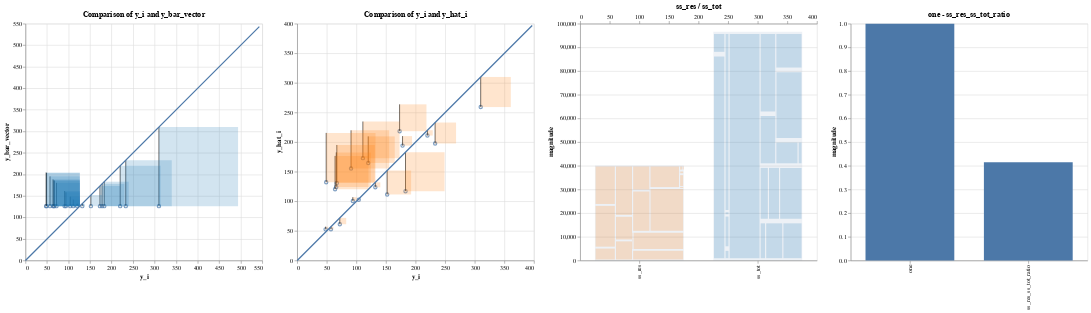

Write notebook code for a chart like this one.
### Markdown cell above
Now that the model is trained and the libraries are loaded, the data scientist calculates some metrics.  We write out these metrics explicitly as a computation tree.  In practice, it would be possible to write a function that takes Python's abstract syntax tree generated from the scoring functions written by the data scientist.  For this use case, we assume that the AST has already been parsed and written into the DSL that specmetric expects.

### Code cell
# r2
########### BEGIN COMPUTATION GRAPH ##########
## Everything below can be extracted from the abstract syntax tree
# Changes size of container
from IPython.display import display, HTML
display(HTML("<style>.container { width:100% !important; }</style>"))
display(HTML("<style>div.output_scroll { height: 44em; display: block;}</style>"))
# display(HTML("<style>.output { flex-direction: row; }</style>"))

y_i = diabetes_y_test
ids = np.arange(len(diabetes_y_test))
y_hat_i = diabetes_y_pred
X = diabetes_X_test
y_bar_scalar = np.mean(y_i)
y_bar_vector = np.full(y_i.shape, y_bar_scalar)
y_i_minus_y_hat_i = y_i - y_hat_i
y_i_minus_y_bar = y_i - y_bar_vector
y_i_minus_y_hat_i_squared = np.square(y_i_minus_y_hat_i)
y_i_minus_y_bar_squared = np.square(y_i_minus_y_bar)
ss_res = np.sum(y_i_minus_y_hat_i_squared)
ss_tot = np.sum(y_i_minus_y_bar_squared)
one = 1
ss_res_ss_tot_ratio = ss_res / ss_tot
r2 = one - ss_res_ss_tot_ratio
data_dict = {
    'ids': ids,
    'y_i': y_i,
    'y_hat_i': y_hat_i,
    'X': X,
    'y_bar_scalar': y_bar_scalar,
    'y_bar_vector': y_bar_vector,
    'y_i_minus_y_hat_i': y_i_minus_y_hat_i,
    'y_i_minus_y_bar': y_i_minus_y_bar,
    'y_i_minus_y_hat_i_squared': y_i_minus_y_hat_i_squared,
    'y_i_minus_y_bar_squared': y_i_minus_y_bar_squared,
    'ss_res': ss_res,
    'ss_tot': ss_tot,
    'one': one,
    'ss_res_ss_tot_ratio': ss_res_ss_tot_ratio,
    'r2': r2
}

input_vars = ['y_i', 'y_hat_i']
for col in df_X_test.columns:
    d = df_X_test[[col]]
    data_dict[col] = d
    input_vars.append(col)

minus_scalar = ComputationNode('minus_scalar', None, 'scalar_diff', input_data=['one', 'ss_res_ss_tot_ratio'], output_data='r2')
one = ComputationNode('one', minus_scalar, 'scalar', input_data=[], output_data='one')
ratio = ComputationNode('ratio', minus_scalar, 'scalar_ratio', input_data=['ss_res', 'ss_tot'], output_data='ss_res_ss_tot_ratio')
vector_sum_ss_res = ComputationNode('ss_res', ratio, 'vector_sum',input_data=['y_i_minus_y_hat_i_squared'], output_data='ss_res')
vector_sum_ss_tot = ComputationNode('ss_tot', ratio, 'vector_sum', input_data=['y_i_minus_y_bar_squared'], output_data='ss_tot')
square_residuals = ComputationNode('square_residuals', vector_sum_ss_res, 'vector_square', input_data=['y_i_minus_y_hat_i'], output_data='y_i_minus_y_hat_i_squared')
square_variances = ComputationNode('square_variances', vector_sum_ss_tot, 'vector_square', input_data=['y_i_minus_y_bar'], output_data='y_i_minus_y_bar_squared')
vector_difference_residuals = ComputationNode('vector_difference_residuals', square_residuals, 'vector_diff', input_data=['y_i', 'y_hat_i'], output_data='y_i_minus_y_hat_i')
vector_difference_variances = ComputationNode('vector_difference_variances', square_variances, 'vector_diff', input_data=['y_i', 'y_bar_vector'], output_data='y_i_minus_y_bar')
y_i_var_node = ComputationNode('literal_yi_var', vector_difference_variances, 'vector', output_data='y_i')
broadcast = ComputationNode('broadcast_mean', vector_difference_variances, 'broadcast', input_data=['y_bar_scalar', 'y_i'], output_data='y_bar_vector')
mean_y = ComputationNode('mean_y', broadcast, 'mean', input_data=['y_i'], output_data='y_bar_scalar')
y_i_mean_node = ComputationNode('literal_yi_mean', mean_y, 'vector', output_data='y_i')
y_i_res_node = ComputationNode('literal_yi_res', vector_difference_residuals, 'vector', output_data='y_i')
y_hat_node = ComputationNode('literal_yhat', vector_difference_residuals, 'vector', output_data='y_hat_i')

parser = ComputationTreeParser(minus_scalar)
parser.parse_computation_tree()
vis_containers = parser.visualization_containers
########### END COMPUTATION GRAPH ##########

r = AltairRenderer(vis_containers, data_dict, input_vars=input_vars)
charts = r.convert_to_charts()

charts.display()

### Figure 1 — Vega-Lite specification as saved in the notebook (floating-point values rounded to 4 significant figures)
{"config": {"view": {"continuousWidth": 400, "continuousHeight": 300}}, "hconcat": [{"layer": [{"mark": "point", "encoding": {"x": {"axis": {"title": "y_i"}, "field": "x", "scale": {"domain": [0, 543.2]}, "type": "quantitative"}, "y": {"axis": {"title": "y_bar_vector"}, "field": "y", "scale": {"domain": [0, 543.2]}, "type": "quantitative"}}, "height": 400.0, "title": "Comparison of y_i and y_bar_vector", "width": 400.0}, {"mark": "line", "encoding": {"x": {"axis": {"title": "y_i"}, "field": "x", "scale": {"domain": [0, 543.2]}, "type": "quantitative"}, "x2": {"field": "x"}, "y": {"axis": {"title": "y_bar_vector"}, "field": "y", "scale": {"domain": [0, 543.2]}, "type": "quantitative"}, "y2": {"field": "liney2"}}, "height": 400.0, "title": "Magnitudes of y_i_minus_y_bar", "width": 400.0}, {"mark": {"type": "rect", "opacity": 0.2}, "encoding": {"color": {"condition": {"value": "yellow", "selection": "selector001"}, "field": "color", "legend": null, "scale": {"scheme": "category10"}, "type": "nominal"}, "tooltip": [{"field": "age", "type": "quantitative"}, {"field": "bmi", "type": "quantitative"}, {"field": "bp", "type": "quantitative"}, {"field": "glu", "type": "quantitative"}, {"field": "hdl", "type": "quantitative"}, {"field": "id", "type": "quantitative"}, {"field": "ldl", "type": "quantitative"}, {"field": "ltg", "type": "quantitative"}, {"field": "sex", "type": "quantitative"}, {"field": "tc", "type": "quantitative"}, {"field": "tch", "type": "quantitative"}, {"field": "y_hat_i", "type": "quantitative"}, {"field": "y_i", "type": "quantitative"}], "x": {"axis": {"title": "y_i"}, "field": "x", "scale": {"domain": [0, 543.2]}, "type": "quantitative"}, "x2": {"field": "squarex2"}, "y": {"axis": {"title": "y_bar_vector"}, "field": "y", "scale": {"domain": [0, 543.2]}, "type": "quantitative"}, "y2": {"field": "squarey2"}}, "height": 400.0, "selection": {"selector001": {"type": "single", "fields": ["id"], "on": "mouseover", "empty": "none"}}, "title": "Magnitudes of y_i_minus_y_bar_squared", "width": 400.0}, {"data": {"name": "data-15c23951f16b3a566089d867aff67034"}, "mark": "line", "encoding": {"x": {"field": "x", "type": "quantitative"}, "y": {"field": "y", "type": "quantitative"}}}], "data": {"name": "data-c15d43b74a029eeff063932ed724afb4"}}, {"layer": [{"mark": "point", "encoding": {"x": {"axis": {"title": "y_i"}, "field": "x", "scale": {"domain": [0, 397.0]}, "type": "quantitative"}, "y": {"axis": {"title": "y_hat_i"}, "field": "y", "scale": {"domain": [0, 397.0]}, "type": "quantitative"}}, "height": 400.0, "title": "Comparison of y_i and y_hat_i", "width": 400.0}, {"mark": "line", "encoding": {"x": {"axis": {"title": "y_i"}, "field": "x", "scale": {"domain": [0, 397.0]}, "type": "quantitative"}, "x2": {"field": "x"}, "y": {"axis": {"title": "y_hat_i"}, "field": "y", "scale": {"domain": [0, 397.0]}, "type": "quantitative"}, "y2": {"field": "liney2"}}, "height": 400.0, "title": "Magnitudes of y_i_minus_y_hat_i", "width": 400.0}, {"mark": {"type": "rect", "opacity": 0.2}, "encoding": {"color": {"condition": {"value": "yellow", "selection": "selector001"}, "field": "color", "legend": null, "scale": {"scheme": "category10"}, "type": "nominal"}, "tooltip": [{"field": "age", "type": "quantitative"}, {"field": "bmi", "type": "quantitative"}, {"field": "bp", "type": "quantitative"}, {"field": "glu", "type": "quantitative"}, {"field": "hdl", "type": "quantitative"}, {"field": "id", "type": "quantitative"}, {"field": "ldl", "type": "quantitative"}, {"field": "ltg", "type": "quantitative"}, {"field": "sex", "type": "quantitative"}, {"field": "tc", "type": "quantitative"}, {"field": "tch", "type": "quantitative"}, {"field": "y_hat_i", "type": "quantitative"}, {"field": "y_i", "type": "quantitative"}], "x": {"axis": {"title": "y_i"}, "field": "x", "scale": {"domain": [0, 397.0]}, "type": "quantitative"}, "x2": {"field": "squarex2"}, "y": {"axis": {"title": "y_hat_i"}, "field": "y", "scale": {"domain": [0, 397.0]}, "type": "quantitative"}, "y2": {"field": "squarey2"}}, "height": 400.0, "selection": {"selector001": {"type": "single", "fields": ["id"], "on": "mouseover", "empty": "none"}}, "title": "Magnitudes of y_i_minus_y_hat_i_squared", "width": 400.0}, {"data": {"name": "data-e0a81cc6e9a9e11fc25e1a30be8251a5"}, "mark": "line", "encoding": {"x": {"field": "x", "type": "quantitative"}, "y": {"field": "y", "type": "quantitative"}}}], "data": {"name": "data-a967c8566b995fd699e649e29c191db6"}}, {"layer": [{"data": {"name": "data-b9d7f3e64fe074de11db329c5602a028"}, "mark": {"type": "bar", "opacity": 0.1, "size": 150}, "encoding": {"x": {"axis": {"title": ""}, "field": "scalar_names", "type": "nominal"}, "y": {"axis": {"title": "magnitude"}, "field": "scalar_values", "type": "quantitative"}}, "height": 400.0, "title": "ss_res / ss_tot", "width": 400.0}, {"data": {"name": "data-5f5f0f9e76787707779c88d0016b4662"}, "mark": {"type": "rect", "opacity": 0.2}, "encoding": {"color": {"condition": {"value": "yellow", "selection": "selector001"}, "field": "color", "legend": null, "scale": {"scheme": "category10"}, "type": "nominal"}, "tooltip": [{"field": "age", "type": "quantitative"}, {"field": "bmi", "type": "quantitative"}, {"field": "bp", "type": "quantitative"}, {"field": "glu", "type": "quantitative"}, {"field": "hdl", "type": "quantitative"}, {"field": "id", "type": "quantitative"}, {"field": "ldl", "type": "quantitative"}, {"field": "ltg", "type": "quantitative"}, {"field": "part of", "type": "nominal"}, {"field": "sex", "type": "quantitative"}, {"field": "tc", "type": "quantitative"}, {"field": "tch", "type": "quantitative"}, {"field": "y_hat_i", "type": "quantitative"}, {"field": "y_i", "type": "quantitative"}], "x": {"axis": {"title": ""}, "field": "__x__", "scale": {"domain": [0, 400.0]}, "type": "quantitative"}, "x2": {"field": "__x2__"}, "y": {"axis": {"title": "magnitude"}, "field": "__y__", "type": "quantitative"}, "y2": {"field": "__y2__"}}, "height": 400.0, "selection": {"selector001": {"type": "single", "fields": ["id"], "on": "mouseover", "empty": "none"}}, "title": "Comparison of sum of y_i_minus_y_hat_i_squared and y_i_minus_y_bar_squared", "width": 400.0}]}, {"data": {"name": "data-c4a6182402d9f0a218a68bc558ceea3b"}, "mark": {"type": "bar", "opacity": 1.0, "size": 150}, "encoding": {"x": {"axis": {"title": ""}, "field": "scalar_names", "type": "nominal"}, "y": {"axis": {"title": "magnitude"}, "field": "scalar_values", "type": "quantitative"}}, "height": 400.0, "title": "one - ss_res_ss_tot_ratio", "width": 400.0}], "$schema": "https://vega.github.io/schema/vega-lite/v4.17.0.json", "datasets": {"data-c15d43b74a029eeff063932ed724afb4": [{"linediff": 106.8, "x": 233.0, "y": 126.2, "squarediff": 106.8, "color": "y_i_minus_y_bar_squared", "id": 0, "y_i": 233.0, "y_hat_i": 197.6, "age": -0.07817, "sex": 0.05068, "bmi": 0.07786, "bp": 0.05286, "tc": 0.07824, "ldl": 0.06445, "hdl": 0.02655, "tch": -0.002592, "ltg": 0.04067, "glu": -0.009362, "liney2": 233.0, "squarex2": 339.8, "squarey2": 233.0}, {"linediff": -35.2, "x": 91.0, "y": 126.2, "squarediff": 35.2, "color": "y_i_minus_y_bar_squared", "id": 1, "y_i": 91.0, "y_hat_i": 155.4, "age": 0.009016, "sex": 0.05068, "bmi": -0.03962, "bp": 0.02876, "tc": 0.03833, "ldl": 0.07353, "hdl": -0.07285, "tch": 0.1081, "ltg": 0.01557, "glu": -0.04664, "liney2": 161.4, "squarex2": 126.2, "squarey2": 161.4}, {"linediff": -15.2, "x": 111.0, "y": 126.2, "squarediff": 15.2, "color": "y_i_minus_y_bar_squared", "id": 2, "y_i": 111.0, "y_hat_i": 172.9, "age": 0.001751, "sex": 0.05068, "bmi": 0.01104, "bp": -0.01944, "tc": -0.0167, "ldl": -0.003819, "hdl": -0.04708, "tch": 0.03431, "ltg": 0.02406, "glu": 0.02377, "liney2": 141.4, "squarex2": 126.2, "squarey2": 141.4}, {"linediff": 25.8, "x": 152.0, "y": 126.2, "squarediff": 25.8, "color": "y_i_minus_y_bar_squared", "id": 3, "y_i": 152.0, "y_hat_i": 111.5, "age": -0.07817, "sex": -0.04464, "bmi": -0.0407, "bp": -0.08141, "tc": -0.1006, "ldl": -0.1128, "hdl": 0.02287, "tch": -0.07639, "ltg": -0.02029, "glu": -0.05078, "liney2": 152.0, "squarex2": 177.8, "squarey2": 152.0}, {"linediff": -6.2, "x": 120.0, "y": 126.2, "squarediff": 6.2, "color": "y_i_minus_y_bar_squared", "id": 4, "y_i": 120.0, "y_hat_i": 164.8, "age": 0.03081, "sex": 0.05068, "bmi": -0.03423, "bp": 0.04367, "tc": 0.0576, "ldl": 0.06883, "hdl": -0.03236, "tch": 0.05756, "ltg": 0.03546, "glu": 0.08591, "liney2": 132.4, "squarex2": 126.2, "squarey2": 132.4}, {"linediff": -59.2, "x": 67.0, "y": 126.2, "squarediff": 59.2, "color": "y_i_minus_y_bar_squared", "id": 5, "y_i": 67.0, "y_hat_i": 131.1, "age": -0.03457, "sex": 0.05068, "bmi": 0.00565, "bp": -0.00567, "tc": -0.07312, "ldl": -0.06269, "hdl": -0.006584, "tch": -0.03949, "ltg": -0.04542, "glu": 0.03206, "liney2": 185.4, "squarex2": 126.2, "squarey2": 185.4}, {"linediff": 183.8, "x": 310.0, "y": 126.2, "squarediff": 183.8, "color": "y_i_minus_y_bar_squared", "id": 6, "y_i": 310.0, "y_hat_i": 259.1, "age": 0.04897, "sex": 0.05068, "bmi": 0.08864, "bp": 0.08729, "tc": 0.03558, "ldl": 0.02155, "hdl": -0.02499, "tch": 0.03431, "ltg": 0.06605, "glu": 0.1315, "liney2": 310.0, "squarex2": 493.8, "squarey2": 310.0}, {"linediff": -32.2, "x": 94.0, "y": 126.2, "squarediff": 32.2, "color": "y_i_minus_y_bar_squared", "id": 7, "y_i": 94.0, "y_hat_i": 100.5, "age": -0.04184, "sex": -0.04464, "bmi": -0.03315, "bp": -0.02288, "tc": 0.04659, "ldl": 0.04159, "hdl": 0.056, "tch": -0.02473, "ltg": -0.02595, "glu": -0.03836, "liney2": 158.4, "squarex2": 126.2, "squarey2": 158.4}, {"linediff": 56.8, "x": 183.0, "y": 126.2, "squarediff": 56.8, "color": "y_i_minus_y_bar_squared", "id": 8, "y_i": 183.0, "y_hat_i": 117.1, "age": -0.009147, "sex": -0.04464, "bmi": -0.05686, "bp": -0.05043, "tc": 0.02182, "ldl": 0.04535, "hdl": -0.02867, "tch": 0.03431, "ltg": -0.009919, "glu": -0.01765, "liney2": 183.0, "squarex2": 239.8, "squarey2": 183.0}, {"linediff": -60.2, "x": 66.0, "y": 126.2, "squarediff": 60.2, "color": "y_i_minus_y_bar_squared", "id": 9, "y_i": 66.0, "y_hat_i": 124.3, "age": 0.07077, "sex": 0.05068, "bmi": -0.031, "bp": 0.02187, "tc": -0.03734, "ldl": -0.04703, "hdl": 0.03391, "tch": -0.03949, "ltg": -0.01496, "glu": -0.001078, "liney2": 186.4, "squarex2": 126.2, "squarey2": 186.4}, {"linediff": 46.8, "x": 173.0, "y": 126.2, "squarediff": 46.8, "color": "y_i_minus_y_bar_squared", "id": 10, "y_i": 173.0, "y_hat_i": 218.4, "age": 0.009016, "sex": -0.04464, "bmi": 0.05523, "bp": -0.00567, "tc": 0.0576, "ldl": 0.04472, "hdl": -0.002903, "tch": 0.02324, "ltg": 0.05569, "glu": 0.1066, "liney2": 173.0, "squarex2": 219.8, "squarey2": 173.0}, {"linediff": -54.2, "x": 72.0, "y": 126.2, "squarediff": 54.2, "color": "y_i_minus_y_bar_squared", "id": 11, "y_i": 72.0, "y_hat_i": 61.2, "age": -0.02731, "sex": -0.04464, "bmi": -0.0601, "bp": -0.02977, "tc": 0.04659, "ldl": 0.01998, "hdl": 0.1223, "tch": -0.03949, "ltg": -0.0514, "glu": -0.009362, "liney2": 180.4, "squarex2": 126.2, "squarey2": 180.4}, {"linediff": -77.2, "x": 49.0, "y": 126.2, "squarediff": 77.2, "color": "y_i_minus_y_bar_squared", "id": 12, "y_i": 49.0, "y_hat_i": 132.2, "age": 0.01628, "sex": -0.04464, "bmi": 0.001339, "bp": 0.008101, "tc": 0.005311, "ldl": 0.0109, "hdl": 0.03023, "tch": -0.03949, "ltg": -0.04542, "glu": 0.03206, "liney2": 203.4, "squarex2": 126.2, "squarey2": 203.4}, {"linediff": -62.2, "x": 64.0, "y": 126.2, "squarediff": 62.2, "color": "y_i_minus_y_bar_squared", "id": 13, "y_i": 64.0, "y_hat_i": 120.3, "age": -0.01278, "sex": -0.04464, "bmi": -0.02345, "bp": -0.0401, "tc": -0.0167, "ldl": 0.004636, "hdl": -0.01763, "tch": -0.002592, "ltg": -0.03846, "glu": -0.03836, "liney2": 188.4, "squarex2": 126.2, "squarey2": 188.4}, {"linediff": -78.2, "x": 48.0, "y": 126.2, "squarediff": 78.2, "color": "y_i_minus_y_bar_squared", "id": 14, "y_i": 48.0, "y_hat_i": 52.55, "age": -0.05637, "sex": -0.04464, "bmi": -0.07411, "bp": -0.05043, "tc": -0.02496, "ldl": -0.04703, "hdl": 0.09282, "tch": -0.07639, "ltg": -0.06118, "glu": -0.04664, "liney2": 204.4, "squarex2": 126.2, "squarey2": 204.4}, {"linediff": 51.8, "x": 178.0, "y": 126.2, "squarediff": 51.8, "color": "y_i_minus_y_bar_squared", "id": 15, "y_i": 178.0, "y_hat_i": 194.0, "age": 0.04171, "sex": 0.05068, "bmi": 0.01966, "bp": 0.05974, "tc": -0.005697, "ldl": -0.002566, "hdl": -0.02867, "tch": -0.002592, "ltg": 0.03119, "glu": 0.007207, "liney2": 178.0, "squarex2": 229.8, "squarey2": 178.0}, {"linediff": -22.2, "x": 104.0, "y": 126.2, "squarediff": 22.2, "color": "y_i_minus_y_bar_squared", "id": 16, "y_i": 104.0, "y_hat_i": 102.6, "age": -0.005515, "sex": 0.05068, "bmi": -0.01591, "bp": -0.06764, "tc": 0.04934, "ldl": 0.07917, "hdl": -0.02867, "tch": 0.03431, "ltg": -0.01811, "glu": 0.04449, "liney2": 148.4, "squarex2": 126.2, "squarey2": 148.4}, {"linediff": 5.8, "x": 132.0, "y": 126.2, "squarediff": 5.8, "color": "y_i_minus_y_bar_squared", "id": 17, "y_i": 132.0, "y_hat_i": 123.6, "age": 0.04171, "sex": 0.05068, "bmi": -0.01591, "bp": 0.01729, "tc": -0.03734, "ldl": -0.01384, "hdl": -0.02499, "tch": -0.01108, "ltg": -0.04688, "glu": 0.01549, "liney2": 132.0, "squarex2": 137.8, "squarey2": 132.0}, {"linediff": 93.8, "x": 220.0, "y": 126.2, "squarediff": 93.8, "color": "y_i_minus_y_bar_squared", "id": 18, "y_i": 220.0, "y_hat_i": 211.0, "age": -0.04547, "sex": -0.04464, "bmi": 0.03906, "bp": 0.001215, "tc": 0.01632, "ldl": 0.01528, "hdl": -0.02867, "tch": 0.02656, "ltg": 0.04453, "glu": -0.02593, "liney2": 220.0, "squarex2": 313.8, "squarey2": 220.0}, {"linediff": -69.2, "x": 57.0, "y": 126.2, "squarediff": 69.2, "color": "y_i_minus_y_bar_squared", "id": 19, "y_i": 57.0, "y_hat_i": 52.6, "age": -0.04547, "sex": -0.04464, "bmi": -0.07303, "bp": -0.08141, "tc": 0.08374, "ldl": 0.02781, "hdl": 0.1738, "tch": -0.03949, "ltg": -0.004222, "glu": 0.003064, "liney2": 195.4, "squarex2": 126.2, "squarey2": 195.4}], "data-15c23951f16b3a566089d867aff67034": [{"x": 0.0, "y": 0.0}, {"x": 543.2, "y": 543.2}], "data-a967c8566b995fd699e649e29c191db6": [{"linediff": 35.38, "x": 233.0, "y": 197.6, "squarediff": 35.38, "color": "y_i_minus_y_hat_i_squared", "id": 0, "y_i": 233.0, "y_hat_i": 197.6, "age": -0.07817, "sex": 0.05068, "bmi": 0.07786, "bp": 0.05286, "tc": 0.07824, "ldl": 0.06445, "hdl": 0.02655, "tch": -0.002592, "ltg": 0.04067, "glu": -0.009362, "liney2": 233.0, "squarex2": 268.4, "squarey2": 233.0}, {"linediff": -64.44, "x": 91.0, "y": 155.4, "squarediff": 64.44, "color": "y_i_minus_y_hat_i_squared", "id": 1, "y_i": 91.0, "y_hat_i": 155.4, "age": 0.009016, "sex": 0.05068, "bmi": -0.03962, "bp": 0.02876, "tc": 0.03833, "ldl": 0.07353, "hdl": -0.07285, "tch": 0.1081, "ltg": 0.01557, "glu": -0.04664, "liney2": 219.9, "squarex2": 155.4, "squarey2": 219.9}, {"linediff": -61.89, "x": 111.0, "y": 172.9, "squarediff": 61.89, "color": "y_i_minus_y_hat_i_squared", "id": 2, "y_i": 111.0, "y_hat_i": 172.9, "age": 0.001751, "sex": 0.05068, "bmi": 0.01104, "bp": -0.01944, "tc": -0.0167, "ldl": -0.003819, "hdl": -0.04708, "tch": 0.03431, "ltg": 0.02406, "glu": 0.02377, "liney2": 234.8, "squarex2": 172.9, "squarey2": 234.8}, {"linediff": 40.47, "x": 152.0, "y": 111.5, "squarediff": 40.47, "color": "y_i_minus_y_hat_i_squared", "id": 3, "y_i": 152.0, "y_hat_i": 111.5, "age": -0.07817, "sex": -0.04464, "bmi": -0.0407, "bp": -0.08141, "tc": -0.1006, "ldl": -0.1128, "hdl": 0.02287, "tch": -0.07639, "ltg": -0.02029, "glu": -0.05078, "liney2": 152.0, "squarex2": 192.5, "squarey2": 152.0}, {"linediff": -44.79, "x": 120.0, "y": 164.8, "squarediff": 44.79, "color": "y_i_minus_y_hat_i_squared", "id": 4, "y_i": 120.0, "y_hat_i": 164.8, "age": 0.03081, "sex": 0.05068, "bmi": -0.03423, "bp": 0.04367, "tc": 0.0576, "ldl": 0.06883, "hdl": -0.03236, "tch": 0.05756, "ltg": 0.03546, "glu": 0.08591, "liney2": 209.6, "squarex2": 164.8, "squarey2": 209.6}, {"linediff": -64.07, "x": 67.0, "y": 131.1, "squarediff": 64.07, "color": "y_i_minus_y_hat_i_squared", "id": 5, "y_i": 67.0, "y_hat_i": 131.1, "age": -0.03457, "sex": 0.05068, "bmi": 0.00565, "bp": -0.00567, "tc": -0.07312, "ldl": -0.06269, "hdl": -0.006584, "tch": -0.03949, "ltg": -0.04542, "glu": 0.03206, "liney2": 195.1, "squarex2": 131.1, "squarey2": 195.1}, {"linediff": 50.88, "x": 310.0, "y": 259.1, "squarediff": 50.88, "color": "y_i_minus_y_hat_i_squared", "id": 6, "y_i": 310.0, "y_hat_i": 259.1, "age": 0.04897, "sex": 0.05068, "bmi": 0.08864, "bp": 0.08729, "tc": 0.03558, "ldl": 0.02155, "hdl": -0.02499, "tch": 0.03431, "ltg": 0.06605, "glu": 0.1315, "liney2": 310.0, "squarex2": 360.9, "squarey2": 310.0}, {"linediff": -6.479, "x": 94.0, "y": 100.5, "squarediff": 6.479, "color": "y_i_minus_y_hat_i_squared", "id": 7, "y_i": 94.0, "y_hat_i": 100.5, "age": -0.04184, "sex": -0.04464, "bmi": -0.03315, "bp": -0.02288, "tc": 0.04659, "ldl": 0.04159, "hdl": 0.056, "tch": -0.02473, "ltg": -0.02595, "glu": -0.03836, "liney2": 107.0, "squarex2": 100.5, "squarey2": 107.0}, {"linediff": 65.94, "x": 183.0, "y": 117.1, "squarediff": 65.94, "color": "y_i_minus_y_hat_i_squared", "id": 8, "y_i": 183.0, "y_hat_i": 117.1, "age": -0.009147, "sex": -0.04464, "bmi": -0.05686, "bp": -0.05043, "tc": 0.02182, "ldl": 0.04535, "hdl": -0.02867, "tch": 0.03431, "ltg": -0.009919, "glu": -0.01765, "liney2": 183.0, "squarex2": 248.9, "squarey2": 183.0}, {"linediff": -58.3, "x": 66.0, "y": 124.3, "squarediff": 58.3, "color": "y_i_minus_y_hat_i_squared", "id": 9, "y_i": 66.0, "y_hat_i": 124.3, "age": 0.07077, "sex": 0.05068, "bmi": -0.031, "bp": 0.02187, "tc": -0.03734, "ldl": -0.04703, "hdl": 0.03391, "tch": -0.03949, "ltg": -0.01496, "glu": -0.001078, "liney2": 182.6, "squarex2": 124.3, "squarey2": 182.6}, {"linediff": -45.37, "x": 173.0, "y": 218.4, "squarediff": 45.37, "color": "y_i_minus_y_hat_i_squared", "id": 10, "y_i": 173.0, "y_hat_i": 218.4, "age": 0.009016, "sex": -0.04464, "bmi": 0.05523, "bp": -0.00567, "tc": 0.0576, "ldl": 0.04472, "hdl": -0.002903, "tch": 0.02324, "ltg": 0.05569, "glu": 0.1066, "liney2": 263.7, "squarex2": 218.4, "squarey2": 263.7}, {"linediff": 10.8, "x": 72.0, "y": 61.2, "squarediff": 10.8, "color": "y_i_minus_y_hat_i_squared", "id": 11, "y_i": 72.0, "y_hat_i": 61.2, "age": -0.02731, "sex": -0.04464, "bmi": -0.0601, "bp": -0.02977, "tc": 0.04659, "ldl": 0.01998, "hdl": 0.1223, "tch": -0.03949, "ltg": -0.0514, "glu": -0.009362, "liney2": 72.0, "squarex2": 82.8, "squarey2": 72.0}, {"linediff": -83.25, "x": 49.0, "y": 132.2, "squarediff": 83.25, "color": "y_i_minus_y_hat_i_squared", "id": 12, "y_i": 49.0, "y_hat_i": 132.2, "age": 0.01628, "sex": -0.04464, "bmi": 0.001339, "bp": 0.008101, "tc": 0.005311, "ldl": 0.0109, "hdl": 0.03023, "tch": -0.03949, "ltg": -0.04542, "glu": 0.03206, "liney2": 215.5, "squarex2": 132.2, "squarey2": 215.5}, {"linediff": -56.33, "x": 64.0, "y": 120.3, "squarediff": 56.33, "color": "y_i_minus_y_hat_i_squared", "id": 13, "y_i": 64.0, "y_hat_i": 120.3, "age": -0.01278, "sex": -0.04464, "bmi": -0.02345, "bp": -0.0401, "tc": -0.0167, "ldl": 0.004636, "hdl": -0.01763, "tch": -0.002592, "ltg": -0.03846, "glu": -0.03836, "liney2": 176.7, "squarex2": 120.3, "squarey2": 176.7}, {"linediff": -4.545, "x": 48.0, "y": 52.55, "squarediff": 4.545, "color": "y_i_minus_y_hat_i_squared", "id": 14, "y_i": 48.0, "y_hat_i": 52.55, "age": -0.05637, "sex": -0.04464, "bmi": -0.07411, "bp": -0.05043, "tc": -0.02496, "ldl": -0.04703, "hdl": 0.09282, "tch": -0.07639, "ltg": -0.06118, "glu": -0.04664, "liney2": 57.09, "squarex2": 52.55, "squarey2": 57.09}, {"linediff": -16.04, "x": 178.0, "y": 194.0, "squarediff": 16.04, "color": "y_i_minus_y_hat_i_squared", "id": 15, "y_i": 178.0, "y_hat_i": 194.0, "age": 0.04171, "sex": 0.05068, "bmi": 0.01966, "bp": 0.05974, "tc": -0.005697, "ldl": -0.002566, "hdl": -0.02867, "tch": -0.002592, "ltg": 0.03119, "glu": 0.007207, "liney2": 210.1, "squarex2": 194.0, "squarey2": 210.1}, {"linediff": 1.424, "x": 104.0, "y": 102.6, "squarediff": 1.424, "color": "y_i_minus_y_hat_i_squared", "id": 16, "y_i": 104.0, "y_hat_i": 102.6, "age": -0.005515, "sex": 0.05068, "bmi": -0.01591, "bp": -0.06764, "tc": 0.04934, "ldl": 0.07917, "hdl": -0.02867, "tch": 0.03431, "ltg": -0.01811, "glu": 0.04449, "liney2": 104.0, "squarex2": 105.4, "squarey2": 104.0}, {"linediff": 8.432, "x": 132.0, "y": 123.6, "squarediff": 8.432, "color": "y_i_minus_y_hat_i_squared", "id": 17, "y_i": 132.0, "y_hat_i": 123.6, "age": 0.04171, "sex": 0.05068, "bmi": -0.01591, "bp": 0.01729, "tc": -0.03734, "ldl": -0.01384, "hdl": -0.02499, "tch": -0.01108, "ltg": -0.04688, "glu": 0.01549, "liney2": 132.0, "squarex2": 140.4, "squarey2": 132.0}, {"linediff": 8.965, "x": 220.0, "y": 211.0, "squarediff": 8.965, "color": "y_i_minus_y_hat_i_squared", "id": 18, "y_i": 220.0, "y_hat_i": 211.0, "age": -0.04547, "sex": -0.04464, "bmi": 0.03906, "bp": 0.001215, "tc": 0.01632, "ldl": 0.01528, "hdl": -0.02867, "tch": 0.02656, "ltg": 0.04453, "glu": -0.02593, "liney2": 220.0, "squarex2": 229.0, "squarey2": 220.0}, {"linediff": 4.398, "x": 57.0, "y": 52.6, "squarediff": 4.398, "color": "y_i_minus_y_hat_i_squared", "id": 19, "y_i": 57.0, "y_hat_i": 52.6, "age": -0.04547, "sex": -0.04464, "bmi": -0.07303, "bp": -0.08141, "tc": 0.08374, "ldl": 0.02781, "hdl": 0.1738, "tch": -0.03949, "ltg": -0.004222, "glu": 0.003064, "liney2": 57.0, "squarex2": 61.4, "squarey2": 57.0}], "data-e0a81cc6e9a9e11fc25e1a30be8251a5": [{"x": 0.0, "y": 0.0}, {"x": 397.0, "y": 397.0}], "data-b9d7f3e64fe074de11db329c5602a028": [{"scalar_values": 40090.0, "scalar_names": "ss_res"}, {"scalar_values": 96620.0, "scalar_names": "ss_tot"}], "data-5f5f0f9e76787707779c88d0016b4662": [{"__x__": 26.0, "__x2__": 58.55, "__y__": 400.9, "__y2__": 5034.0, "color": "y_i_minus_y_hat_i_squared", "part of": "ss_res", "id": 0, "y_i": 233.0, "y_hat_i": 197.6, "age": -0.07817, "sex": 0.05068, "bmi": 0.07786, "bp": 0.05286, "tc": 0.07824, "ldl": 0.06445, "hdl": 0.02655, "tch": -0.002592, "ltg": 0.04067, "glu": -0.009362}, {"__x__": 26.0, "__x2__": 58.55, "__y__": 5835.0, "__y2__": 23060.0, "color": "y_i_minus_y_hat_i_squared", "part of": "ss_res", "id": 1, "y_i": 91.0, "y_hat_i": 155.4, "age": 0.009016, "sex": 0.05068, "bmi": -0.03962, "bp": 0.02876, "tc": 0.03833, "ldl": 0.07353, "hdl": -0.07285, "tch": 0.1081, "ltg": 0.01557, "glu": -0.04664}, {"__x__": 26.0, "__x2__": 58.55, "__y__": 23860.0, "__y2__": 39690.0, "color": "y_i_minus_y_hat_i_squared", "part of": "ss_res", "id": 2, "y_i": 111.0, "y_hat_i": 172.9, "age": 0.001751, "sex": 0.05068, "bmi": 0.01104, "bp": -0.01944, "tc": -0.0167, "ldl": -0.003819, "hdl": -0.04708, "tch": 0.03431, "ltg": 0.02406, "glu": 0.02377}, {"__x__": 60.55, "__x2__": 87.54, "__y__": 400.9, "__y2__": 8072.0, "color": "y_i_minus_y_hat_i_squared", "part of": "ss_res", "id": 3, "y_i": 152.0, "y_hat_i": 111.5, "age": -0.07817, "sex": -0.04464, "bmi": -0.0407, "bp": -0.08141, "tc": -0.1006, "ldl": -0.1128, "hdl": 0.02287, "tch": -0.07639, "ltg": -0.02029, "glu": -0.05078}, {"__x__": 60.55, "__x2__": 87.54, "__y__": 8873.0, "__y2__": 18450.0, "color": "y_i_minus_y_hat_i_squared", "part of": "ss_res", "id": 4, "y_i": 120.0, "y_hat_i": 164.8, "age": 0.03081, "sex": 0.05068, "bmi": -0.03423, "bp": 0.04367, "tc": 0.0576, "ldl": 0.06883, "hdl": -0.03236, "tch": 0.05756, "ltg": 0.03546, "glu": 0.08591}, {"__x__": 60.55, "__x2__": 87.54, "__y__": 19250.0, "__y2__": 39690.0, "color": "y_i_minus_y_hat_i_squared", "part of": "ss_res", "id": 5, "y_i": 67.0, "y_hat_i": 131.1, "age": -0.03457, "sex": 0.05068, "bmi": 0.00565, "bp": -0.00567, "tc": -0.07312, "ldl": -0.06269, "hdl": -0.006584, "tch": -0.03949, "ltg": -0.04542, "glu": 0.03206}, {"__x__": 89.54, "__x2__": 174.0, "__y__": 400.9, "__y2__": 4090.0, "color": "y_i_minus_y_hat_i_squared", "part of": "ss_res", "id": 6, "y_i": 310.0, "y_hat_i": 259.1, "age": 0.04897, "sex": 0.05068, "bmi": 0.08864, "bp": 0.08729, "tc": 0.03558, "ldl": 0.02155, "hdl": -0.02499, "tch": 0.03431, "ltg": 0.06605, "glu": 0.1315}, {"__x__": 88.54, "__x2__": 89.37, "__y__": 4892.0, "__y2__": 11710.0, "color": "y_i_minus_y_hat_i_squared", "part of": "ss_res", "id": 7, "y_i": 94.0, "y_hat_i": 100.5, "age": -0.04184, "sex": -0.04464, "bmi": -0.03315, "bp": -0.02288, "tc": 0.04659, "ldl": 0.04159, "hdl": 0.056, "tch": -0.02473, "ltg": -0.02595, "glu": -0.03836}, {"__x__": 90.37, "__x2__": 174.0, "__y__": 4892.0, "__y2__": 11710.0, "color": "y_i_minus_y_hat_i_squared", "part of": "ss_res", "id": 8, "y_i": 183.0, "y_hat_i": 117.1, "age": -0.009147, "sex": -0.04464, "bmi": -0.05686, "bp": -0.05043, "tc": 0.02182, "ldl": 0.04535, "hdl": -0.02867, "tch": 0.03431, "ltg": -0.009919, "glu": -0.01765}, {"__x__": 89.54, "__x2__": 116.8, "__y__": 12510.0, "__y2__": 29140.0, "color": "y_i_minus_y_hat_i_squared", "part of": "ss_res", "id": 9, "y_i": 66.0, "y_hat_i": 124.3, "age": 0.07077, "sex": 0.05068, "bmi": -0.031, "bp": 0.02187, "tc": -0.03734, "ldl": -0.04703, "hdl": 0.03391, "tch": -0.03949, "ltg": -0.01496, "glu": -0.001078}, {"__x__": 89.54, "__x2__": 116.8, "__y__": 29940.0, "__y2__": 39690.0, "color": "y_i_minus_y_hat_i_squared", "part of": "ss_res", "id": 10, "y_i": 173.0, "y_hat_i": 218.4, "age": 0.009016, "sex": -0.04464, "bmi": 0.05523, "bp": -0.00567, "tc": 0.0576, "ldl": 0.04472, "hdl": -0.002903, "tch": 0.02324, "ltg": 0.05569, "glu": 0.1066}, {"__x__": 117.8, "__x2__": 118.7, "__y__": 12510.0, "__y2__": 30190.0, "color": "y_i_minus_y_hat_i_squared", "part of": "ss_res", "id": 11, "y_i": 72.0, "y_hat_i": 61.2, "age": -0.02731, "sex": -0.04464, "bmi": -0.0601, "bp": -0.02977, "tc": 0.04659, "ldl": 0.01998, "hdl": 0.1223, "tch": -0.03949, "ltg": -0.0514, "glu": -0.009362}, {"__x__": 119.7, "__x2__": 174.0, "__y__": 12510.0, "__y2__": 30190.0, "color": "y_i_minus_y_hat_i_squared", "part of": "ss_res", "id": 12, "y_i": 49.0, "y_hat_i": 132.2, "age": 0.01628, "sex": -0.04464, "bmi": 0.001339, "bp": 0.008101, "tc": 0.005311, "ldl": 0.0109, "hdl": 0.03023, "tch": -0.03949, "ltg": -0.04542, "glu": 0.03206}, {"__x__": 118.8, "__x2__": 166.9, "__y__": 30990.0, "__y2__": 39690.0, "color": "y_i_minus_y_hat_i_squared", "part of": "ss_res", "id": 13, "y_i": 64.0, "y_hat_i": 120.3, "age": -0.01278, "sex": -0.04464, "bmi": -0.02345, "bp": -0.0401, "tc": -0.0167, "ldl": 0.004636, "hdl": -0.01763, "tch": -0.002592, "ltg": -0.03846, "glu": -0.03836}, {"__x__": 168.9, "__x2__": 174.0, "__y__": 30590.0, "__y2__": 31020.0, "color": "y_i_minus_y_hat_i_squared", "part of": "ss_res", "id": 14, "y_i": 48.0, "y_hat_i": 52.55, "age": -0.05637, "sex": -0.04464, "bmi": -0.07411, "bp": -0.05043, "tc": -0.02496, "ldl": -0.04703, "hdl": 0.09282, "tch": -0.07639, "ltg": -0.06118, "glu": -0.04664}, {"__x__": 168.9, "__x2__": 174.0, "__y__": 31420.0, "__y2__": 36040.0, "color": "y_i_minus_y_hat_i_squared", "part of": "ss_res", "id": 15, "y_i": 178.0, "y_hat_i": 194.0, "age": 0.04171, "sex": 0.05068, "bmi": 0.01966, "bp": 0.05974, "tc": -0.005697, "ldl": -0.002566, "hdl": -0.02867, "tch": -0.002592, "ltg": 0.03119, "glu": 0.007207}, {"__x__": 167.9, "__x2__": 168.1, "__y__": 36850.0, "__y2__": 37590.0, "color": "y_i_minus_y_hat_i_squared", "part of": "ss_res", "id": 16, "y_i": 104.0, "y_hat_i": 102.6, "age": -0.005515, "sex": 0.05068, "bmi": -0.01591, "bp": -0.06764, "tc": 0.04934, "ldl": 0.07917, "hdl": -0.02867, "tch": 0.03431, "ltg": -0.01811, "glu": 0.04449}, {"__x__": 169.1, "__x2__": 174.0, "__y__": 36850.0, "__y2__": 37590.0, "color": "y_i_minus_y_hat_i_squared", "part of": "ss_res", "id": 17, "y_i": 132.0, "y_hat_i": 123.6, "age": 0.04171, "sex": 0.05068, "bmi": -0.01591, "bp": 0.01729, "tc": -0.03734, "ldl": -0.01384, "hdl": -0.02499, "tch": -0.01108, "ltg": -0.04688, "glu": 0.01549}, {"__x__": 168.9, "__x2__": 172.6, "__y__": 38390.0, "__y2__": 39690.0, "color": "y_i_minus_y_hat_i_squared", "part of": "ss_res", "id": 18, "y_i": 220.0, "y_hat_i": 211.0, "age": -0.04547, "sex": -0.04464, "bmi": 0.03906, "bp": 0.001215, "tc": 0.01632, "ldl": 0.01528, "hdl": -0.02867, "tch": 0.02656, "ltg": 0.04453, "glu": -0.02593}, {"__x__": 173.6, "__x2__": 175.0, "__y__": 38390.0, "__y2__": 39690.0, "color": "y_i_minus_y_hat_i_squared", "part of": "ss_res", "id": 19, "y_i": 57.0, "y_hat_i": 52.6, "age": -0.04547, "sex": -0.04464, "bmi": -0.07303, "bp": -0.08141, "tc": 0.08374, "ldl": 0.02781, "hdl": 0.1738, "tch": -0.03949, "ltg": -0.004222, "glu": 0.003064}, {"__x__": 226.0, "__x2__": 243.6, "__y__": 966.2, "__y2__": 86190.0, "color": "y_i_minus_y_bar_squared", "part of": "ss_tot", "id": 0, "y_i": 233.0, "y_hat_i": 197.6, "age": -0.07817, "sex": 0.05068, "bmi": 0.07786, "bp": 0.05286, "tc": 0.07824, "ldl": 0.06445, "hdl": 0.02655, "tch": -0.002592, "ltg": 0.04067, "glu": -0.009362}, {"__x__": 226.0, "__x2__": 243.6, "__y__": 88120.0, "__y2__": 95660.0, "color": "y_i_minus_y_bar_squared", "part of": "ss_tot", "id": 1, "y_i": 91.0, "y_hat_i": 155.4, "age": 0.009016, "sex": 0.05068, "bmi": -0.03962, "bp": 0.02876, "tc": 0.03833, "ldl": 0.07353, "hdl": -0.07285, "tch": 0.1081, "ltg": 0.01557, "glu": -0.04664}, {"__x__": 245.6, "__x2__": 250.5, "__y__": 966.2, "__y2__": 4062.0, "color": "y_i_minus_y_bar_squared", "part of": "ss_tot", "id": 2, "y_i": 111.0, "y_hat_i": 172.9, "age": 0.001751, "sex": 0.05068, "bmi": 0.01104, "bp": -0.01944, "tc": -0.0167, "ldl": -0.003819, "hdl": -0.04708, "tch": 0.03431, "ltg": 0.02406, "glu": 0.02377}, {"__x__": 245.6, "__x2__": 250.5, "__y__": 5994.0, "__y2__": 18550.0, "color": "y_i_minus_y_bar_squared", "part of": "ss_tot", "id": 3, "y_i": 152.0, "y_hat_i": 111.5, "age": -0.07817, "sex": -0.04464, "bmi": -0.0407, "bp": -0.08141, "tc": -0.1006, "ldl": -0.1128, "hdl": 0.02287, "tch": -0.07639, "ltg": -0.02029, "glu": -0.05078}, {"__x__": 245.6, "__x2__": 250.5, "__y__": 19510.0, "__y2__": 20350.0, "color": "y_i_minus_y_bar_squared", "part of": "ss_tot", "id": 4, "y_i": 120.0, "y_hat_i": 164.8, "age": 0.03081, "sex": 0.05068, "bmi": -0.03423, "bp": 0.04367, "tc": 0.0576, "ldl": 0.06883, "hdl": -0.03236, "tch": 0.05756, "ltg": 0.03546, "glu": 0.08591}, {"__x__": 245.6, "__x2__": 250.5, "__y__": 21320.0, "__y2__": 95660.0, "color": "y_i_minus_y_bar_squared", "part of": "ss_tot", "id": 5, "y_i": 67.0, "y_hat_i": 131.1, "age": -0.03457, "sex": 0.05068, "bmi": 0.00565, "bp": -0.00567, "tc": -0.07312, "ldl": -0.06269, "hdl": -0.006584, "tch": -0.03949, "ltg": -0.04542, "glu": 0.03206}, {"__x__": 252.5, "__x2__": 303.0, "__y__": 966.2, "__y2__": 95660.0, "color": "y_i_minus_y_bar_squared", "part of": "ss_tot", "id": 6, "y_i": 310.0, "y_hat_i": 259.1, "age": 0.04897, "sex": 0.05068, "bmi": 0.08864, "bp": 0.08729, "tc": 0.03558, "ldl": 0.02155, "hdl": -0.02499, "tch": 0.03431, "ltg": 0.06605, "glu": 0.1315}, {"__x__": 305.0, "__x2__": 312.3, "__y__": 966.2, "__y2__": 15690.0, "color": "y_i_minus_y_bar_squared", "part of": "ss_tot", "id": 7, "y_i": 94.0, "y_hat_i": 100.5, "age": -0.04184, "sex": -0.04464, "bmi": -0.03315, "bp": -0.02288, "tc": 0.04659, "ldl": 0.04159, "hdl": 0.056, "tch": -0.02473, "ltg": -0.02595, "glu": -0.03836}, {"__x__": 314.3, "__x2__": 341.4, "__y__": 966.2, "__y2__": 15690.0, "color": "y_i_minus_y_bar_squared", "part of": "ss_tot", "id": 8, "y_i": 183.0, "y_hat_i": 117.1, "age": -0.009147, "sex": -0.04464, "bmi": -0.05686, "bp": -0.05043, "tc": 0.02182, "ldl": 0.04535, "hdl": -0.02867, "tch": 0.03431, "ltg": -0.009919, "glu": -0.01765}, {"__x__": 343.4, "__x2__": 374.0, "__y__": 966.2, "__y2__": 15690.0, "color": "y_i_minus_y_bar_squared", "part of": "ss_tot", "id": 9, "y_i": 66.0, "y_hat_i": 124.3, "age": 0.07077, "sex": 0.05068, "bmi": -0.031, "bp": 0.02187, "tc": -0.03734, "ldl": -0.04703, "hdl": 0.03391, "tch": -0.03949, "ltg": -0.01496, "glu": -0.001078}, {"__x__": 305.0, "__x2__": 317.0, "__y__": 17620.0, "__y2__": 39100.0, "color": "y_i_minus_y_bar_squared", "part of": "ss_tot", "id": 10, "y_i": 173.0, "y_hat_i": 218.4, "age": 0.009016, "sex": -0.04464, "bmi": 0.05523, "bp": -0.00567, "tc": 0.0576, "ldl": 0.04472, "hdl": -0.002903, "tch": 0.02324, "ltg": 0.05569, "glu": 0.1066}, {"__x__": 319.0, "__x2__": 335.8, "__y__": 17620.0, "__y2__": 39100.0, "color": "y_i_minus_y_bar_squared", "part of": "ss_tot", "id": 11, "y_i": 72.0, "y_hat_i": 61.2, "age": -0.02731, "sex": -0.04464, "bmi": -0.0601, "bp": -0.02977, "tc": 0.04659, "ldl": 0.01998, "hdl": 0.1223, "tch": -0.03949, "ltg": -0.0514, "glu": -0.009362}, {"__x__": 337.8, "__x2__": 374.0, "__y__": 17620.0, "__y2__": 39100.0, "color": "y_i_minus_y_bar_squared", "part of": "ss_tot", "id": 12, "y_i": 49.0, "y_hat_i": 132.2, "age": 0.01628, "sex": -0.04464, "bmi": 0.001339, "bp": 0.008101, "tc": 0.005311, "ldl": 0.0109, "hdl": 0.03023, "tch": -0.03949, "ltg": -0.04542, "glu": 0.03206}, {"__x__": 305.0, "__x2__": 329.4, "__y__": 41040.0, "__y2__": 61020.0, "color": "y_i_minus_y_bar_squared", "part of": "ss_tot", "id": 13, "y_i": 64.0, "y_hat_i": 120.3, "age": -0.01278, "sex": -0.04464, "bmi": -0.02345, "bp": -0.0401, "tc": -0.0167, "ldl": 0.004636, "hdl": -0.01763, "tch": -0.002592, "ltg": -0.03846, "glu": -0.03836}, {"__x__": 305.0, "__x2__": 329.4, "__y__": 62950.0, "__y2__": 95660.0, "color": "y_i_minus_y_bar_squared", "part of": "ss_tot", "id": 14, "y_i": 48.0, "y_hat_i": 52.55, "age": -0.05637, "sex": -0.04464, "bmi": -0.07411, "bp": -0.05043, "tc": -0.02496, "ldl": -0.04703, "hdl": 0.09282, "tch": -0.07639, "ltg": -0.06118, "glu": -0.04664}, {"__x__": 331.4, "__x2__": 367.1, "__y__": 41040.0, "__y2__": 49800.0, "color": "y_i_minus_y_bar_squared", "part of": "ss_tot", "id": 15, "y_i": 178.0, "y_hat_i": 194.0, "age": 0.04171, "sex": 0.05068, "bmi": 0.01966, "bp": 0.05974, "tc": -0.005697, "ldl": -0.002566, "hdl": -0.02867, "tch": -0.002592, "ltg": 0.03119, "glu": 0.007207}, {"__x__": 369.1, "__x2__": 374.0, "__y__": 41040.0, "__y2__": 49800.0, "color": "y_i_minus_y_bar_squared", "part of": "ss_tot", "id": 16, "y_i": 104.0, "y_hat_i": 102.6, "age": -0.005515, "sex": 0.05068, "bmi": -0.01591, "bp": -0.06764, "tc": 0.04934, "ldl": 0.07917, "hdl": -0.02867, "tch": 0.03431, "ltg": -0.01811, "glu": 0.04449}, {"__x__": 330.4, "__x2__": 330.6, "__y__": 51730.0, "__y2__": 79530.0, "color": "y_i_minus_y_bar_squared", "part of": "ss_tot", "id": 17, "y_i": 132.0, "y_hat_i": 123.6, "age": 0.04171, "sex": 0.05068, "bmi": -0.01591, "bp": 0.01729, "tc": -0.03734, "ldl": -0.01384, "hdl": -0.02499, "tch": -0.01108, "ltg": -0.04688, "glu": 0.01549}, {"__x__": 331.6, "__x2__": 374.0, "__y__": 51730.0, "__y2__": 79530.0, "color": "y_i_minus_y_bar_squared", "part of": "ss_tot", "id": 18, "y_i": 220.0, "y_hat_i": 211.0, "age": -0.04547, "sex": -0.04464, "bmi": 0.03906, "bp": 0.001215, "tc": 0.01632, "ldl": 0.01528, "hdl": -0.02867, "tch": 0.02656, "ltg": 0.04453, "glu": -0.02593}, {"__x__": 331.4, "__x2__": 374.0, "__y__": 81470.0, "__y2__": 95660.0, "color": "y_i_minus_y_bar_squared", "part of": "ss_tot", "id": 19, "y_i": 57.0, "y_hat_i": 52.6, "age": -0.04547, "sex": -0.04464, "bmi": -0.07303, "bp": -0.08141, "tc": 0.08374, "ldl": 0.02781, "hdl": 0.1738, "tch": -0.03949, "ltg": -0.004222, "glu": 0.003064}], "data-c4a6182402d9f0a218a68bc558ceea3b": [{"scalar_values": 1.0, "scalar_names": "one"}, {"scalar_values": 0.4149, "scalar_names": "ss_res_ss_tot_ratio"}]}}
